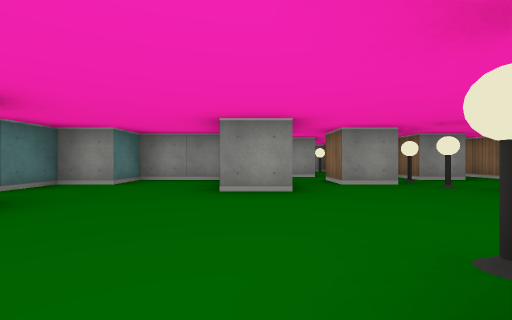
[1] (above)

17 first-person views from a walk through a cub3D level. The camera is about half as high as the walls, looks level and sees 90° across. The floor is counted in squares. Each view is taken from the middle of a square. On the plan, view 1 faces up. The plan holds only what a view shows up to about 9 squares ahead; the rest is blank.

[2]
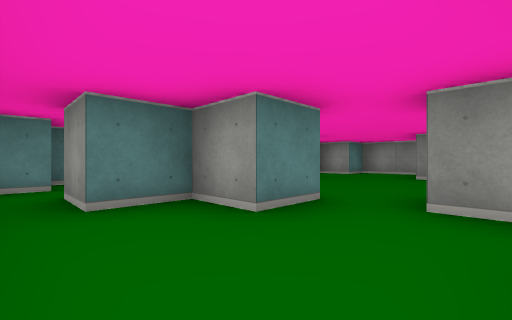

[3]
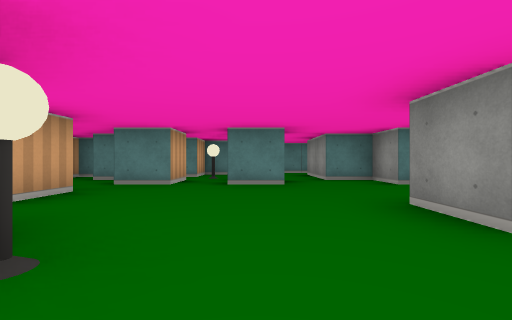

[4]
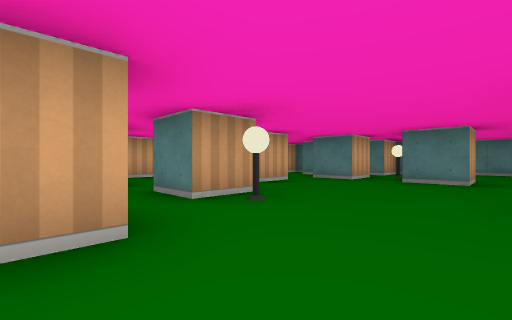

[5]
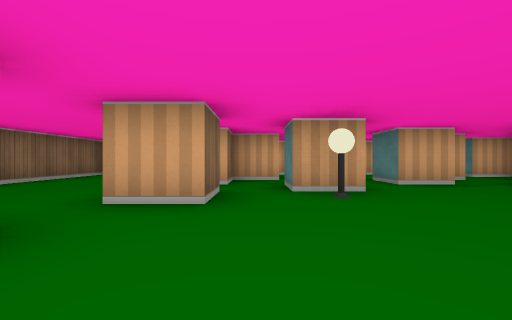

[6]
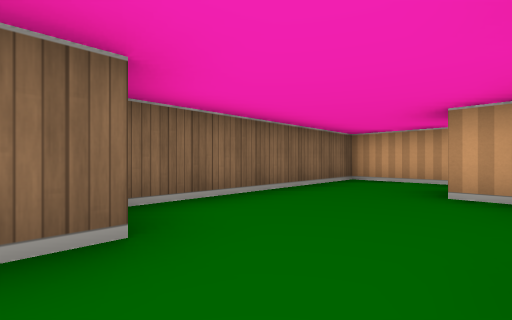

[7]
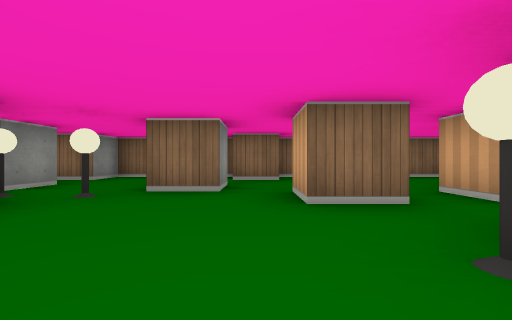

[8]
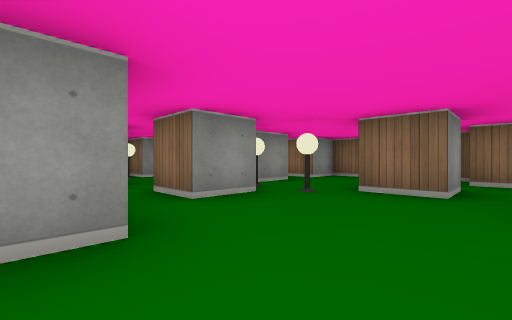

[9]
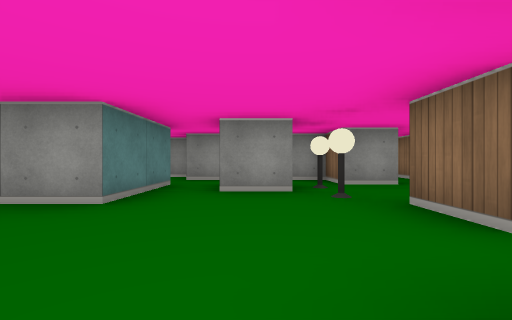

[10]
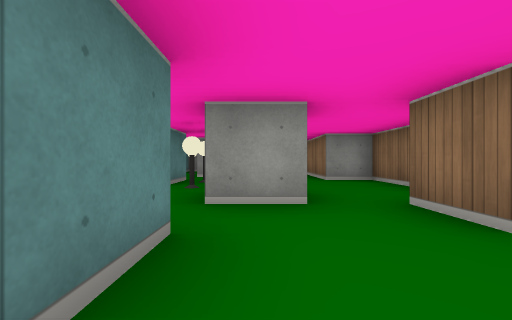

[11]
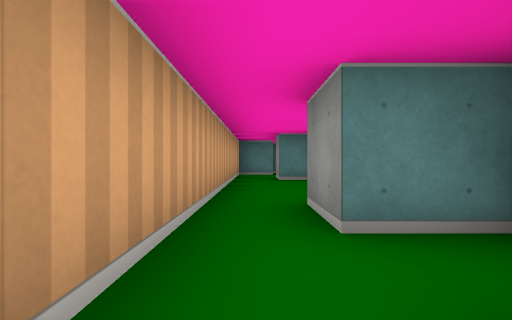

[12]
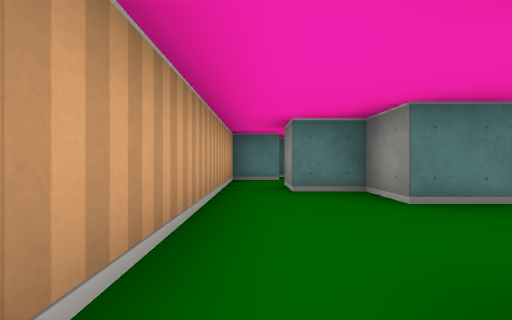

[13]
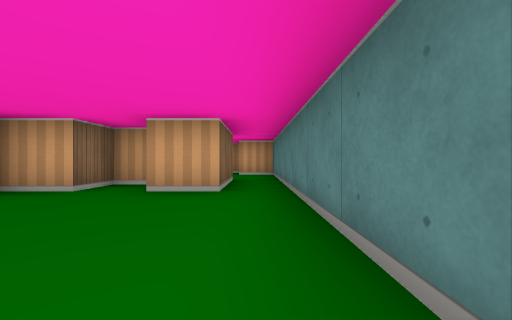

[14]
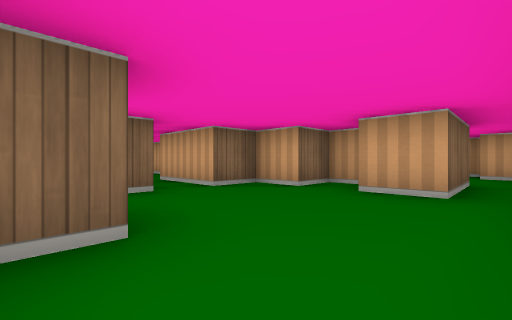

[15]
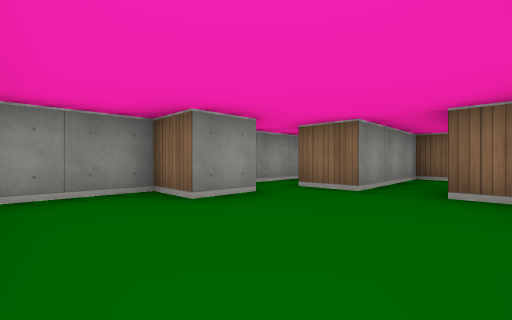

[16]
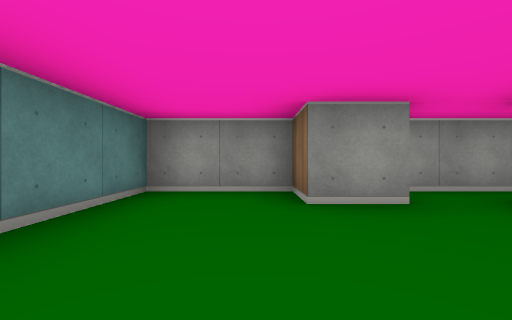

[17]
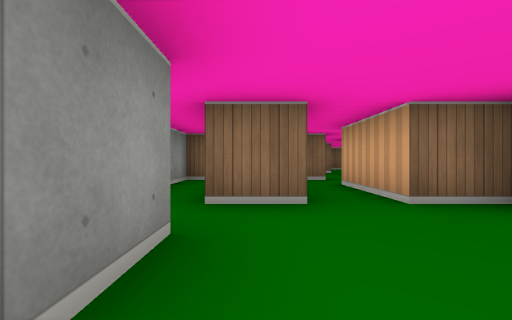

### Floor plan
Ten units are one square. View 1 is at (0, 0); x grows to the right and y downward. Boxes are objects, and circles mark ways between rooms. Rooms are numbered by the first view taken in them; rooms with no view inside come last. Other rooms are left out.
<svg viewBox="-70 -100 140 140">
<path fill="none" stroke="#000" d="M-5 5 -5 15 -15 15 -15 25 -25 25M10 5 5 5M25 15 25 5M-25 35 15 35M5 -5 15 -5 15 5M5 -55 5 -35 -5 -35M25 -5 25 -15 35 -15 35 -5M25 -55 25 -45 15 -45 15 -55M-8 -55 -25 -55 -25 -45 -35 -45 -35 -35 -55 -35 -55 -55M15 -65 5 -65M46 -25 35 -25 35 -35M25 5 35 5M-25 -5 -25 5M-15 5 -5 5M46 -55 35 -55 35 -65 25 -65M14 15 25 15M-35 -25 -25 -25 -25 -15M55 -14 55 -25M40 15 45 15M65 5 65 -15M-65 -55 -65 -15 -55 -15M25 15 25 25 15 25M15 35 65 35 65 5M-35 -55 -25 -55 -25 -65 -5 -65M-35 -85 -45 -85 -45 -95 -65 -95 -65 -55M-55 -55 -45 -55M-41 -45 -35 -45M5 -65 5 -75 -25 -75 -25 -85M65 -25 65 -55 55 -55 55 -74M-35 10 -35 15M-45 25 -35 25 -35 35 -25 35M-35 -5 -25 -5M-55 -12 -55 -5 -45 -5M5 -90 5 -95 -30 -95"/>
<rect x="5" y="-15" width="10" height="10" fill="#bbb"><title>lamp</title></rect>
<rect x="15" y="-85" width="10" height="10" fill="#bbb"><title>lamp</title></rect>
<rect x="25" y="-45" width="10" height="10" fill="#bbb"><title>lamp</title></rect>
<rect x="25" y="-55" width="10" height="10" fill="#bbb"><title>lamp</title></rect>
<rect x="-45" y="-15" width="10" height="10" fill="#bbb"><title>lamp</title></rect>
<circle cx="0" cy="0" r="3" fill="#2a7"/>
<circle cx="20" cy="30" r="3" fill="#2a7"/>
<circle cx="-20" cy="30" r="3" fill="#2a7"/>
<circle cx="55" cy="15" r="3" fill="#2a7"/>
<circle cx="-60" cy="-45" r="3" fill="#2a7"/>
<circle cx="40" cy="-50" r="3" fill="#2a7"/>
<circle cx="50" cy="-35" r="3" fill="#2a7"/>
<circle cx="-35" cy="-10" r="3" fill="#2a7"/>
<circle cx="-50" cy="-20" r="3" fill="#2a7"/>
<circle cx="-30" cy="-80" r="3" fill="#2a7"/>
<text x="0" y="20">1</text>
<text x="10" y="-30">2</text>
<text x="50" y="20">3</text>
<text x="-40" y="-70">4</text>
<text x="50" y="-50">5</text>
<text x="-30" y="20">6</text>
<text x="-40" y="-10">7</text>
<text x="-20" y="-90">8</text>
</svg>
Room 1 opens to room 2. Room 1 opens to room 3. Room 1 opens to room 6. Room 2 opens to room 3. Room 2 opens to room 4. Room 2 opens to room 5. Room 2 opens to room 7. Room 4 opens to room 8.

Where each view was taken, in squares from view 1:
view 1: 0 up, 0 right, facing up
view 2: 3 down, 1 right, facing up-left
view 3: 2 up, 2 right, facing left
view 4: 3 up, 3 right, facing down-left
view 5: 4 up, 2 right, facing down
view 6: 2 up, 4 right, facing down-right
view 7: 2 up, 0 right, facing right
view 8: 2 up, 0 right, facing up-right
view 9: 1 up, 2 right, facing up
view 10: 0 up, 4 right, facing up
view 11: 3 down, 4 right, facing left
view 12: 3 down, 2 right, facing left
view 13: 9 up, 6 left, facing down
view 14: 9 up, 6 left, facing down-right
view 15: 6 up, 6 left, facing up-right
view 16: 6 up, 5 left, facing up
view 17: 8 up, 5 left, facing right
